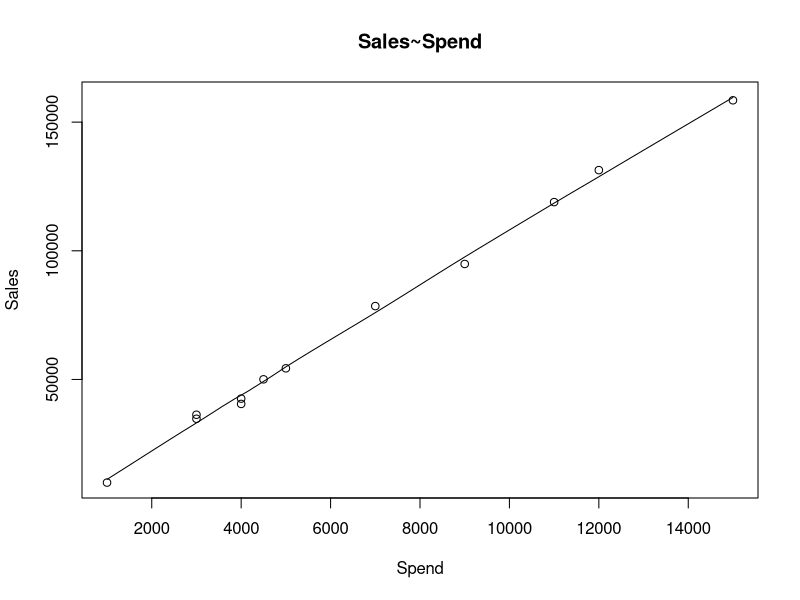
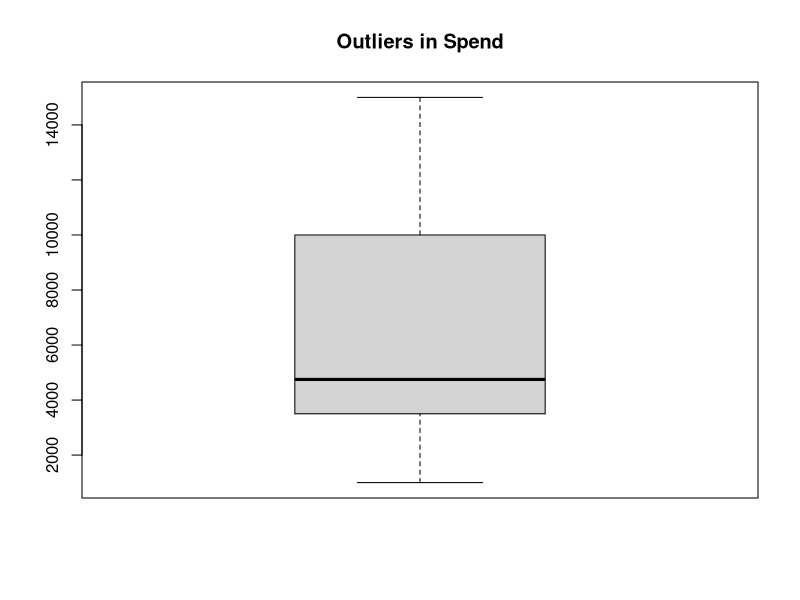
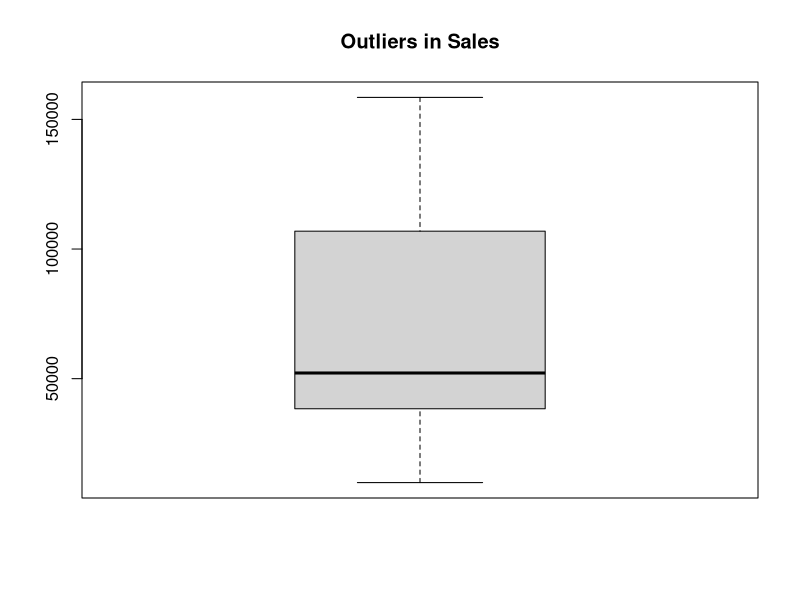
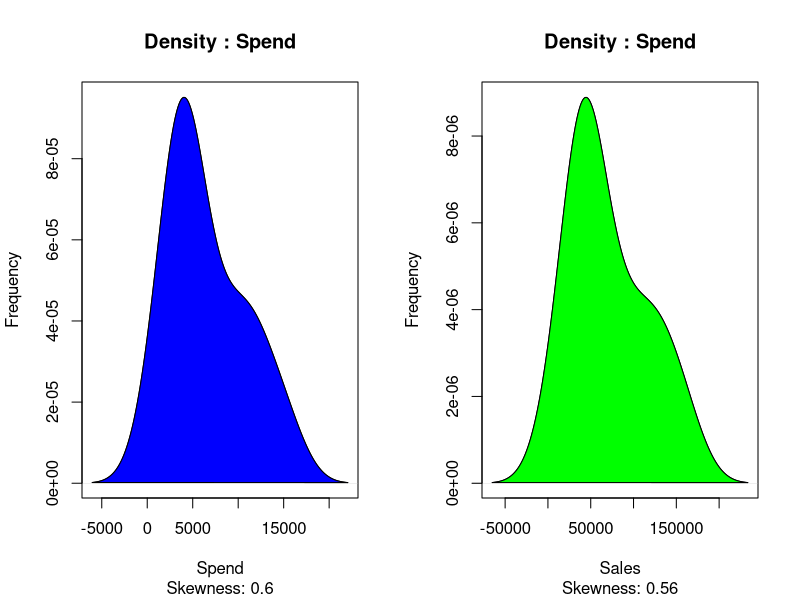
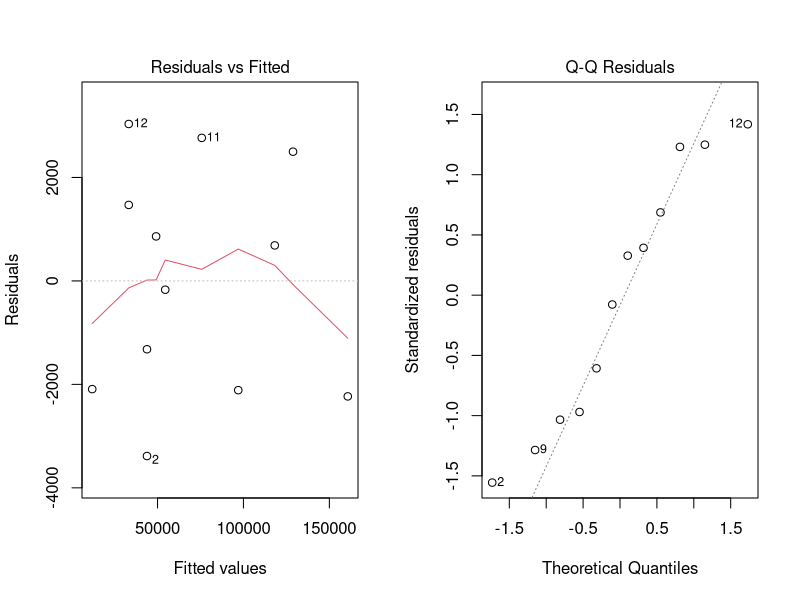
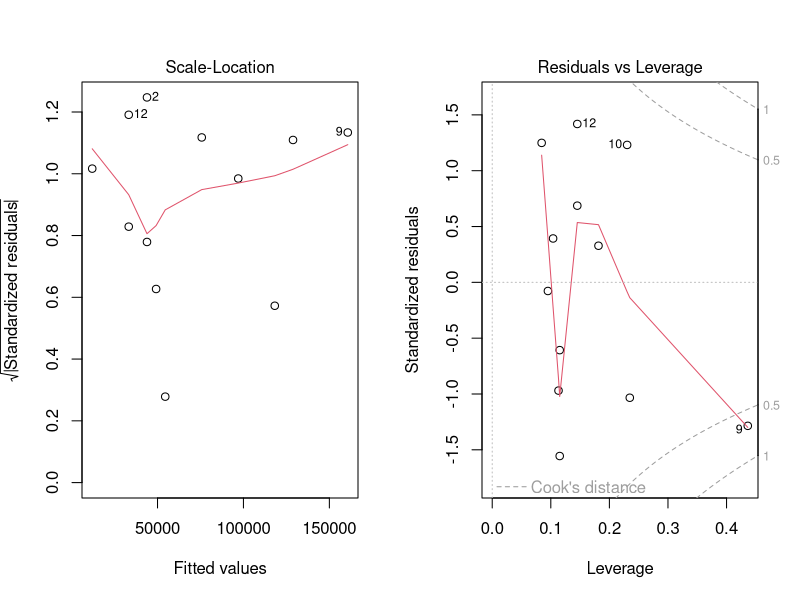
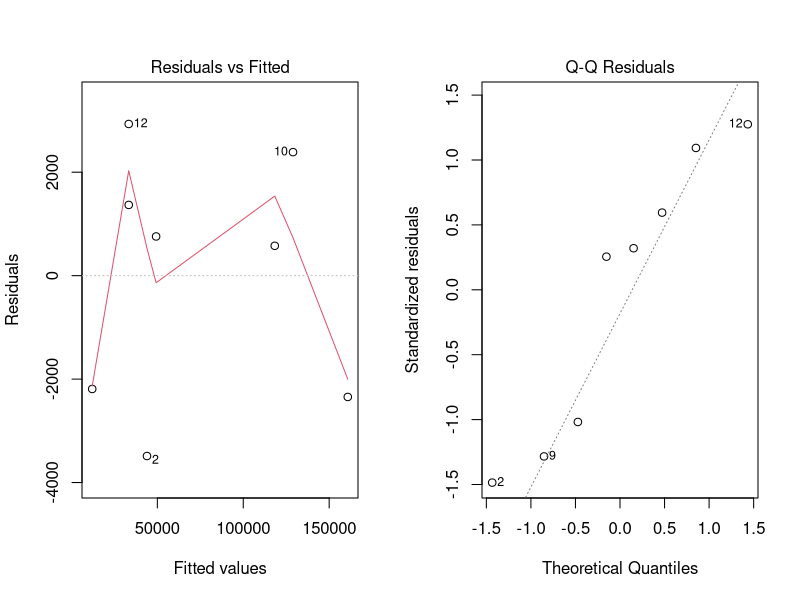
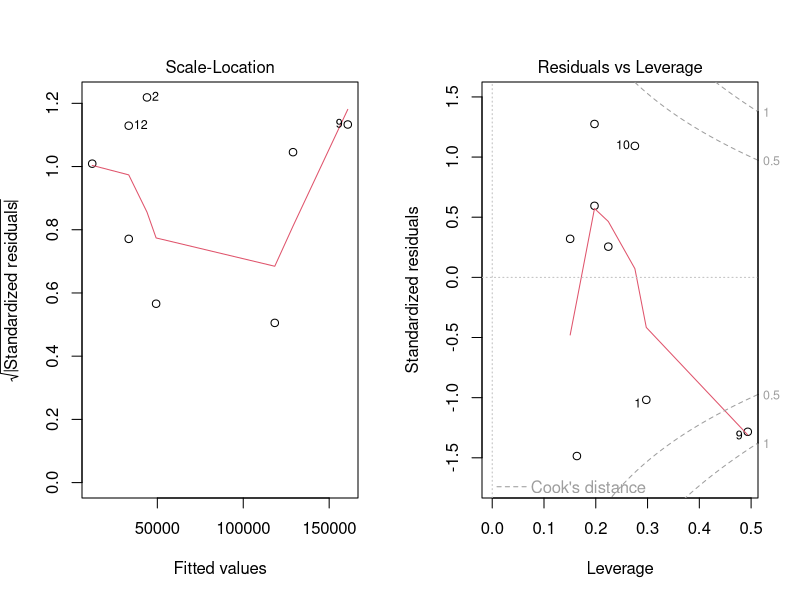

Reproduce these figures in R, in order.
#1. Read dataset
data <- read.csv('marketing.csv')
print(data)

#2. Use Scatter Plot to visualize the Relationship
scatter.smooth(x=data$Spend, y=data$Sales, main="Sales~Spend", xlab="Spend", ylab="Sales")
#With the scatter plot, we can easily see that the data has a positive strong correlation.


#3. Using BoxPlot to check for Outliers
boxplot(data$Spend, main="Outliers in Spend")
boxplot(data$Sales, main="Outliers in Sales")
#There are no outliers in either of the columns as there are no data point outside the plot range.


#4. Using Density Plot To Check If Response Variable Is Close To Normal
library(e1071)
par(mfrow=c(1, 2))
plot(density(data$Spend), main="Density : Spend", xlab="Spend", ylab="Frequency", sub=paste("Skewness:", round(e1071::skewness(data$Spend),2)))
polygon(density(data$Spend), col="blue")
plot(density(data$Sales), main="Density : Spend", xlab="Sales", ylab="Frequency", sub=paste("Skewness:", round(e1071::skewness(data$Sales),2)))
polygon(density(data$Sales), col="green")

#5. Check the Correlation Analysis
cor(data$Spend, data$Sales)
#Since the correlation of the two variables is above 0.99, approx 1, we can say that they have a strong positive correlation.

#6. Build the Linear Regression Model
model <- lm(Sales~Spend, data=data)

#7. Using p-value Check For Statistical Significance
modelsummary <- summary(model)
modelcoeffs <- modelsummary$coefficients
est <- modelcoeffs['Spend', 'Estimate']
stderr <- modelcoeffs['Spend', 'Std. Error']
tval <- est/stderr
pval <- 2*pt(-abs(tval), df=length(data$Sales)-1)
print(paste("p-value:", pval))

#8. Capture the summary of the linear model
modelsummary

#9. Also perform the Linear Diagnostics for the given data set(Hint: plot(lmmodel))
plot(model)

#10. Create the training and test data (70:30)
set.seed(11)
indexes = sample(nrow(data), nrow(data)*.7)
train <- data[indexes,]
test <- data[-indexes,]

#11. Fit the model on training data and predict sales on test data
model <- lm(Sales~Spend, data=train)
predict(model)
#We can see the values predicted by the model. On comparing a value at an index with the observed value, we can see the difference.


#12. Review the diagnostic measures
plot(model)